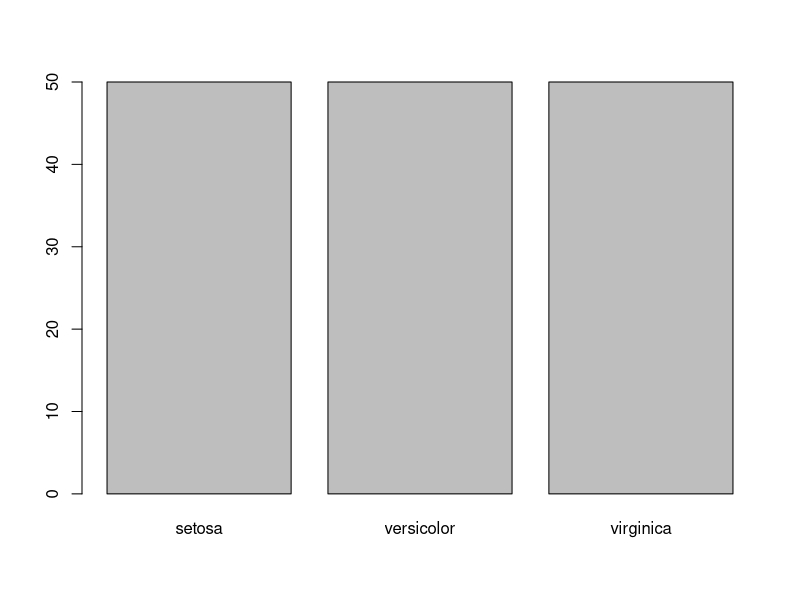
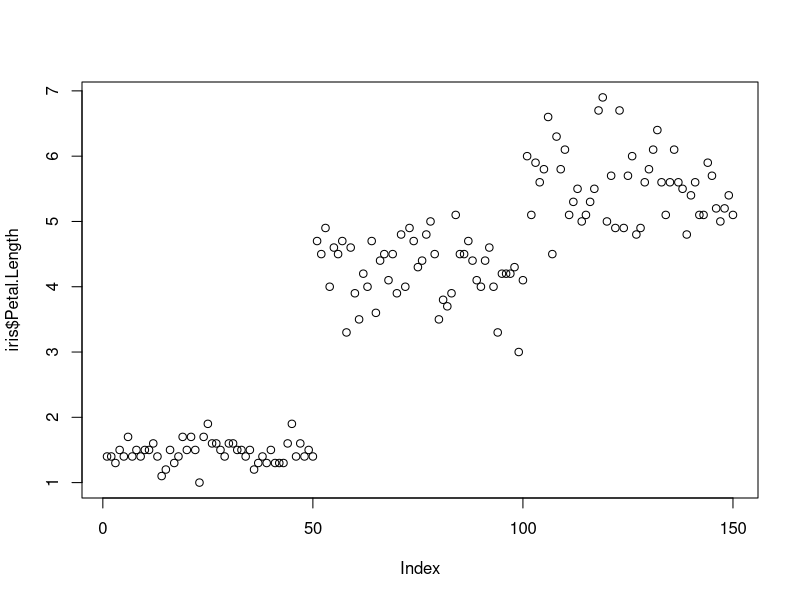
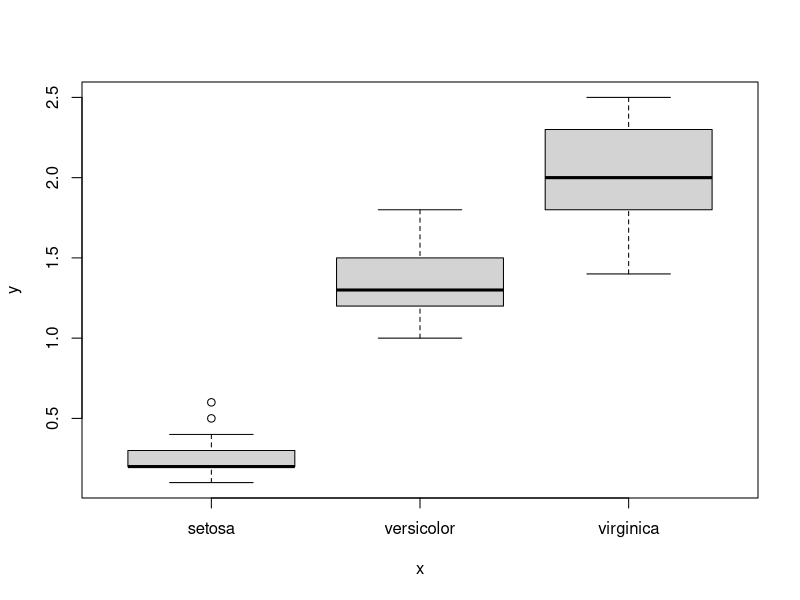
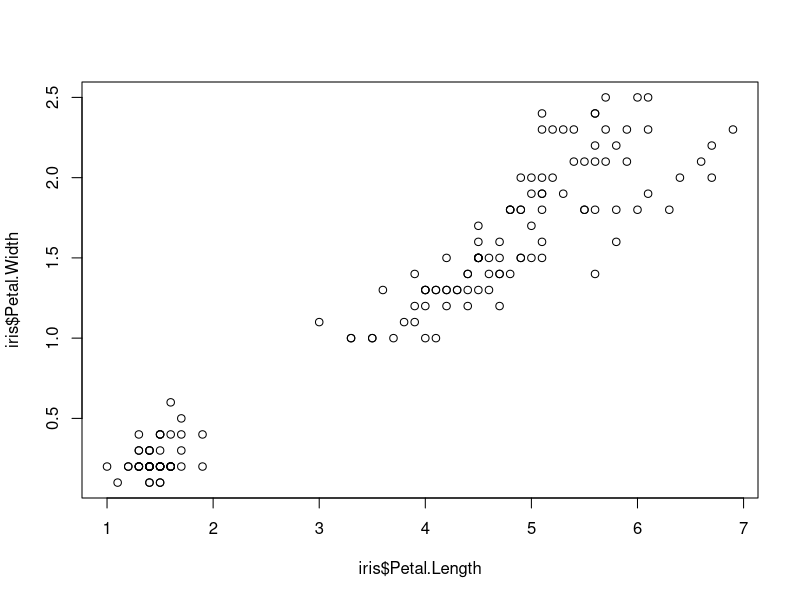
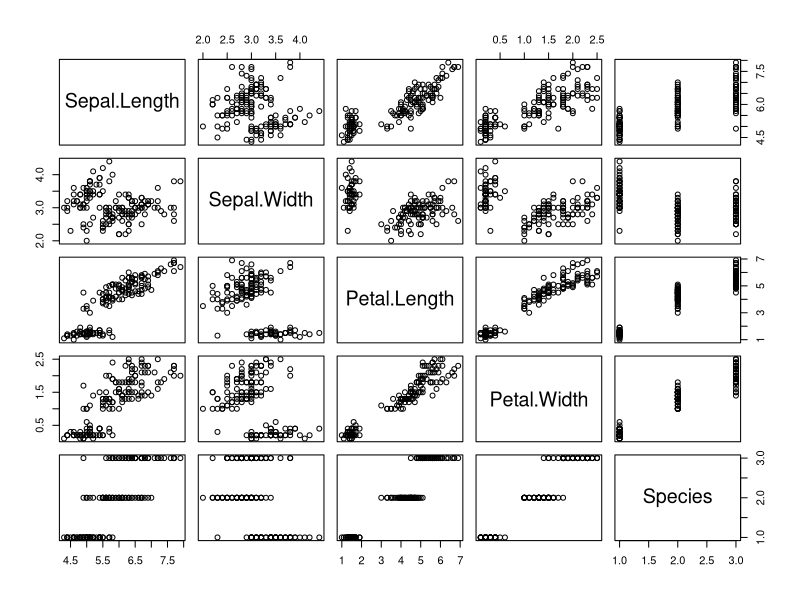
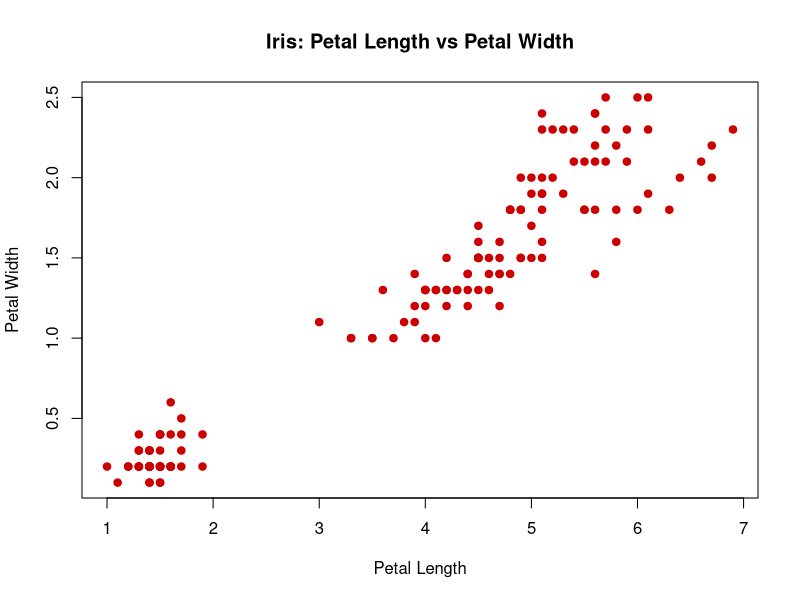
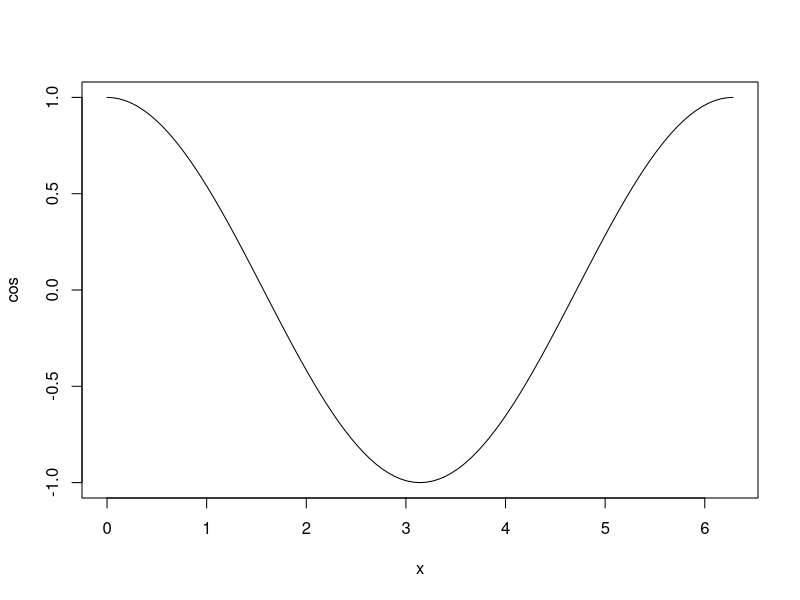
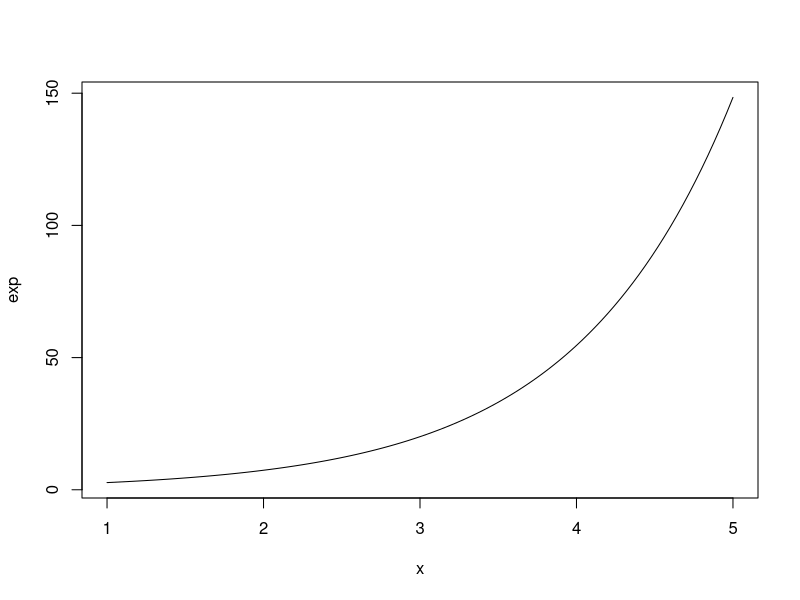

These charts were generated, in order, by the following R code:
library(datasets)

head(iris)

?plot

plot(iris$Species) #Categorical variable
plot(iris$Petal.Length) #Quantitative variable Like height, weight and age
plot(iris$Species, iris$Petal.Width) #Cat x quant
plot(iris$Petal.Length, iris$Petal.Width) #Quant pair
plot(iris) # entire datafame

#plot with option changes
plot(iris$Petal.Length, iris$Petal.Width,
     col = "#cc0000", #for color hex code red
     pch = 19, #Use solid circles for points
     main = "Iris: Petal Length vs Petal Width",
     xlab = "Petal Length",
     ylab = "Petal Width") 

#Formula plot
plot(cos, 0, 2*pi)
plot(exp, 1, 5)
plot(dnorm, -3, +3)

# Formula plot with options
plot(dnorm, -3, +3,
     col = "#cc0000",
     lwd = 5, #line width
     main = "Standard Normal Distribution",
     xlab = "z-scores",
     ylab = "Density")
